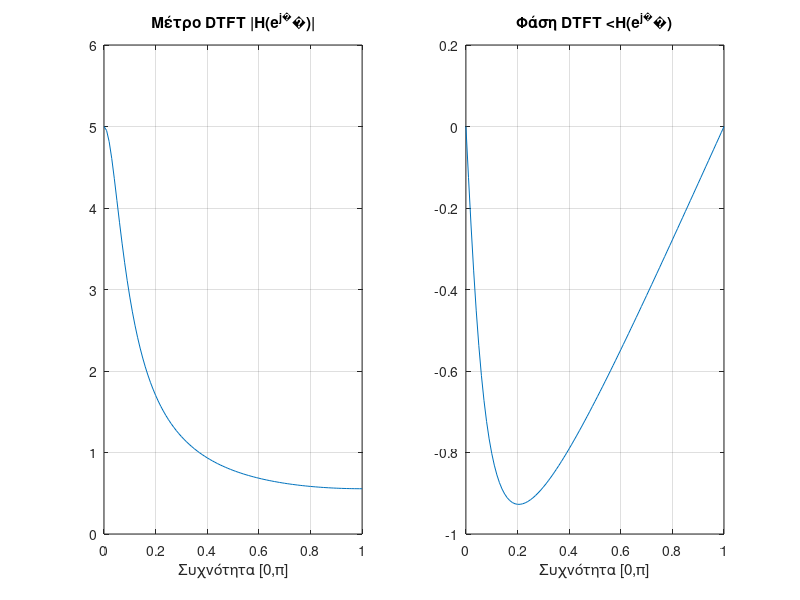

MATLAB code to generate this figure:
% Example 11.14

a = 0.8;    		% Συντελεστής απόσβεσης της h[n] = a^n u[n]
N = 100;    		% Ν: πλήθος σημείων άξονα συχνοτήτων
w = [0:1:N] * (pi/N); 	% Διαίρεση περιοχής [0,π] σε Ν σημεία
H = 1 ./ ( 1 - exp(-j*w) .* a .* ones(1, N+1));  % Υπολογισμός DTFT

% Σχεδιασμός φασμάτων πλάτους και φάσης
subplot(121), plot(w/pi, abs(H)); grid; xlim([0,1])
xlabel('Συχνότητα [0,π]'); title('Μέτρο DTFT |H(e^j^ω)|'); 
subplot(122), plot(w/pi, angle(H)); grid; xlim([0,1])
xlabel('Συχνότητα [0,π]'); title('Φάση DTFT <H(e^j^ω)');
